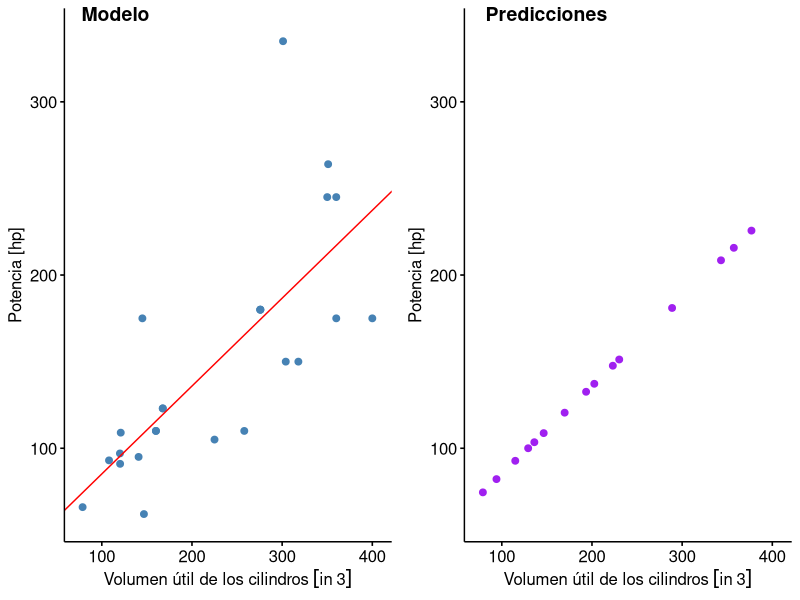
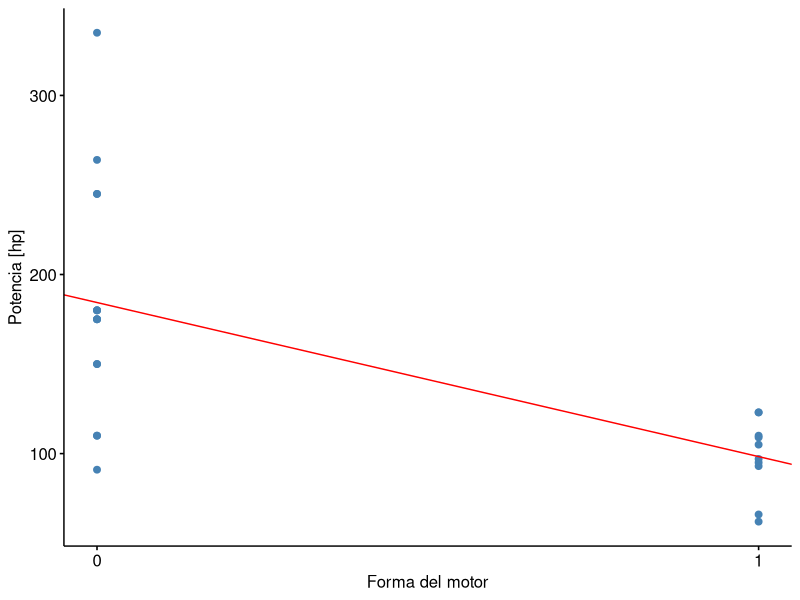
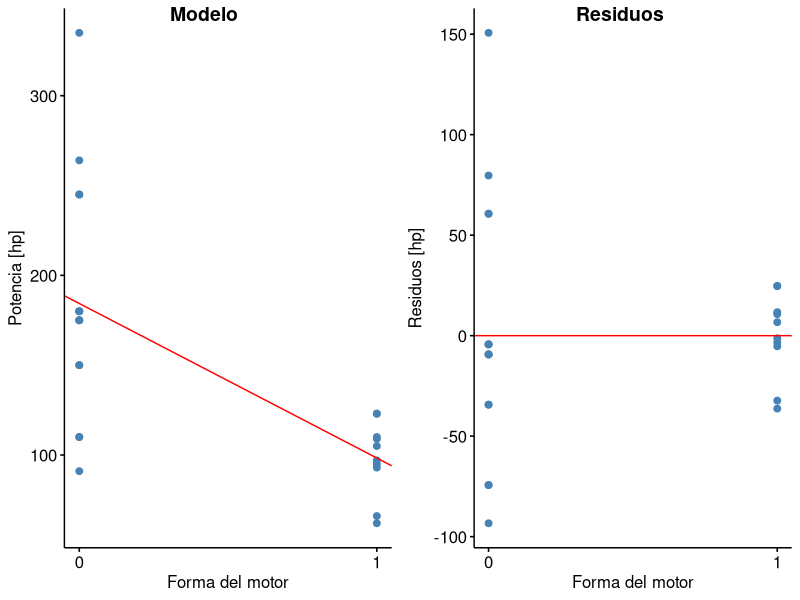

Recreate these plots in R, in order. (Note: this script raises an error after producing the figures.)
## ---- chunk 1
library(dplyr)
library(ggpubr)

# Cargar y filtrar los datos.
datos <- mtcars |> filter(wt > 2 & wt < 5)

# Ajustar modelo con R.
modelo <- lm(hp ~ disp, data = datos)

print(summary(modelo))

# Graficar los datos y el modelo obtenido
g1 <- ggscatter(datos, x = "disp", y = "hp",
                color = "steelblue", fill = "steelblue",
                ylab = "Potencia [hp]")

g1 <- g1 + geom_abline (intercept = coef(modelo)[1],
                        slope = coef (modelo) [2],
                        color = "red")

g1 <- g1 + xlab (bquote("Volumen útil de los cilindros" ~ group("[",
                                                                "in"~3, "]")))

# Definir valores del predictor para vehículos no incluidos
# en el conjunto mtcars
disp <- c(169.694, 230.214, 79.005, 94.085, 343.085,
          136.073, 357.305, 288.842, 223.128, 129.217,
          146.432, 193.474, 376.874, 202.566, 114.928)

# Usar el modelo para predecir el rendimiento de estosa modelos.
potencia_est <- predict(modelo, data.frame(disp))

# Graficar los valores predichos
nuevos <- data.frame(disp, hp = potencia_est)

g2 <- ggscatter(nuevos, x = "disp", y = "hp",
                color = "purple", fill = "purple",
                ylab = "Potencia [hp]")

g2 <- g2 + xlab(bquote ("Volumen útil de los cilindros" ~ group("[",
                                                                "in"~3, "]")))

# Unir los gráficos en uno solo
g1 <- ggpar(g1, xlim = c(75, 405), ylim = c(60, 340))
g2 <- ggpar(g2, xlim = c(75, 405), ylim = c(60, 340))
g <- ggarrange (g1, g2,
                labels = c("Modelo", "Predicciones"),
                hjust = c (-1.2, -0.7))
print(g)
## ---- chunk 2
library(ggpubr)

# Obtener los datos.
datos <- mtcars |> filter (wt > 2 & wt < 5)

# Verificar correlación.
print(cor(datos[, c("hp", "am", "vs")]))

# Ajustar modelo con R.
modelo_vs <- lm(hp ~ vs, data = datos)
print(summary(modelo_vs))

# Graficar el modelo.
g1 <- ggscatter(datos, x = "vs", y = "hp",
                color = "steelblue", fill = "steelblue",
                xlab = "Forma del motor", ylab = "Potencia [hp]",
                xticks.by = 1)
g1 <- g1 + geom_abline(intercept = coef (modelo_vs) [1],
                        slope = coef(modelo_vs) [2],
                        color = "red")
print(g1)

# Graficar residuos.
residuos <- modelo_vs[["residuals"]]
datos <- cbind(datos, residuos)

g2 <- ggscatter(datos, x = "vs", y = "residuos",
                color = "steelblue", fill = "steelblue",
                xlab = "Forma del motor", ylab = "Residuos [hp]",
                xticks.by = 1)

g2 <- g2 + geom_hline(yintercept = 0, color = "red" )

# Unir los gráficos en uno solo
g <- ggarrange (g1, g2,
                labels = c("Modelo", "Residuos"),
                hjust = c (-2.5, -2.0))
print(g)
## ---- chunk 3
library(car)
library(dplyr)
library(ggpubr)

# Cargar y filtrar los datos.
datos <- mtcars |> filter (wt > 2 & wt < 5)

# Ajustar modelo con R.
modelo <- lm(hp ~ disp, data = datos)

# Desplegar gráficos de residuos y mostrar pruebas de curvatura.
cat ("Pruebas de curvatura:\n")
residualPlots (modelo, type = "rstandard",
               id = list(method = "r", n = 3, cex = 0.7, location = "lr"),
               col = "steelblue", pch = 20, col.quad = "red")

# Verificar independencia de los residuos
set.seed (19)
db <- durbinWatsonTest(modelo)
cat ("\nPrueba de independencia:\n")
print(db)

# Desplegar gráficos marginales.
marginalModelPlots(modelo, sd = TRUE,
                   id = list (method = "r", n = 3, cex = 0.7,
                              location ="lr"),
                   col = "steelblue",
                   pch = 20,
                   col.line = c("steelblue", "red"))

# Prueba de la varianza del error no constante.
cat("\nPrueba de homocedasticidad:\n")
print(ncvTest(modelo))

# Desplegar gráficos de influencia.
casos_influyentes <- influencePlot(modelo, id = list (cex = 0.7))
cat("\nCasos que podrían ser influyentes: \n")
print(casos_influyentes)
## ---- chunk 4
# Cargar y filtrar los datos.
datos <- mtcars |> filter (wt > 2 & wt < 5)
n <- nrow(datos)

# Crear conjuntos de entrenamiento y prueba.
set.seed(101)

n_entrenamiento <- floor(0.8 * n)
i_entrenamiento <- sample.int(n = n, size = n_entrenamiento,
                              replace = FALSE)

entrenamiento <- datos[i_entrenamiento, ]
prueba <- datos [-i_entrenamiento, ]

# Ajustar y mostrar el modelo con el conjunto de entrenamiento.
modelo <- lm(hp ~ disp, data = entrenamiento)
print(summary(modelo))

# Calcular error cuadrado promedio para el conjunto de entrenamiento.
rmse_entrenamiento <- sqrt(mean(resid(modelo) ** 2))
cat("MSE para el conjunto de entrenamiento:", rmse_entrenamiento, "\n")

# Hacer predicciones para el conjunto de prueba.
predicciones <- predict(modelo, prueba)

# Calcular error cuadrado promedio para el conjunto de prueba.
error <- prueba[["hp"]] - predicciones
rmse_prueba <- sqrt(mean(error ** 2))
cat("MSE para el conjunto de prueba:", rmse_prueba)
## ---- chunk 5
library(caret)
library(dplyr)

# Cargar y filtrar los datos.
datos <- mtcars |> filter(wt > 2 & wt < 5)
n <- nrow(datos)

# Ajustar y mostrar el modelo usando validación cruzada de 5 pliegues.
set.seed (111)
entrenamiento <- train(hp ~ disp, data = datos, method = "lm",
                       trControl = trainControl (method = "cv", number = 5))

modelo <- entrenamiento[["finalModel"]]
print(summary(modelo))

# Mostrar los resultados de cada pliegue.
cat("Errores en cada pliegue:\n")
print(entrenamiento[["resample"]])

# Mostrar el resultado estimado para el modelo.
cat("\nError estimado para el modelo:\n")
print(entrenamiento[["results"]])
## ---- chunk 6
library(caret)
library(dplyr)

# Cargar y filtrar los datos.
datos <- mtcars |> filter (wt > 2 & wt < 5)
n <- nrow (datos)

# Ajustar y mostrar el modelo usando validación cruzada de 5 pliegues.
set.seed(111)
entrenamiento <- train(hp ~ disp, data = datos, method = "lm",
                       trControl = trainControl (method = "LOOCV"))
modelo <- entrenamiento[["finalModel"]]
print(summary(modelo))

# Mostrar los errores.
cat("Predicciones en cada pliegue:\n")
print(entrenamiento[["pred"]])

# Mostrar el resultado estimado para el modelo.
cat("\nError estimado para el modelo:\n")
print(entrenamiento[["results"]])
